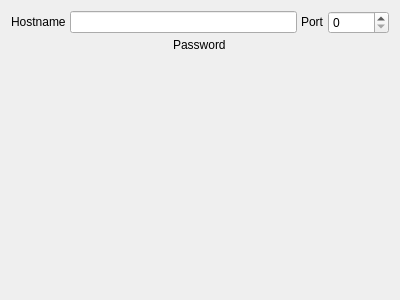
<?xml version="1.0" encoding="UTF-8"?>
<ui version="4.0">
 <class>SessionOptionsVNCProperties</class>
 <widget class="QWidget" name="SessionOptionsVNCProperties">
  <property name="geometry">
   <rect>
    <x>0</x>
    <y>0</y>
    <width>400</width>
    <height>300</height>
   </rect>
  </property>
  <layout class="QVBoxLayout" name="verticalLayout">
   <property name="spacing">
    <number>4</number>
   </property>
   <item>
    <layout class="QHBoxLayout" name="horizontalLayout">
     <property name="spacing">
      <number>4</number>
     </property>
     <item>
      <widget class="QLabel" name="label">
       <property name="sizePolicy">
        <sizepolicy hsizetype="Fixed" vsizetype="Fixed">
         <horstretch>0</horstretch>
         <verstretch>0</verstretch>
        </sizepolicy>
       </property>
       <property name="text">
        <string>Hostname</string>
       </property>
      </widget>
     </item>
     <item>
      <widget class="QLineEdit" name="lineEditHostname"/>
     </item>
     <item>
      <widget class="QLabel" name="label_2">
       <property name="sizePolicy">
        <sizepolicy hsizetype="Fixed" vsizetype="Fixed">
         <horstretch>0</horstretch>
         <verstretch>0</verstretch>
        </sizepolicy>
       </property>
       <property name="text">
        <string>Port</string>
       </property>
      </widget>
     </item>
     <item>
      <widget class="QSpinBox" name="spinBoxPort">
       <property name="maximum">
        <number>65535</number>
       </property>
      </widget>
     </item>
    </layout>
   </item>
   <item>
    <layout class="QHBoxLayout" name="horizontalLayout_2">
     <property name="spacing">
      <number>4</number>
     </property>
     <item>
      <widget class="QLabel" name="label_4">
       <property name="sizePolicy">
        <sizepolicy hsizetype="Fixed" vsizetype="Fixed">
         <horstretch>0</horstretch>
         <verstretch>0</verstretch>
        </sizepolicy>
       </property>
       <property name="text">
        <string>Password</string>
       </property>
      </widget>
     </item>
    </layout>
   </item>
   <item>
    <spacer name="verticalSpacer">
     <property name="orientation">
      <enum>Qt::Orientation::Vertical</enum>
     </property>
     <property name="sizeHint" stdset="0">
      <size>
       <width>20</width>
       <height>40</height>
      </size>
     </property>
    </spacer>
   </item>
  </layout>
 </widget>
 <resources/>
 <connections/>
</ui>
